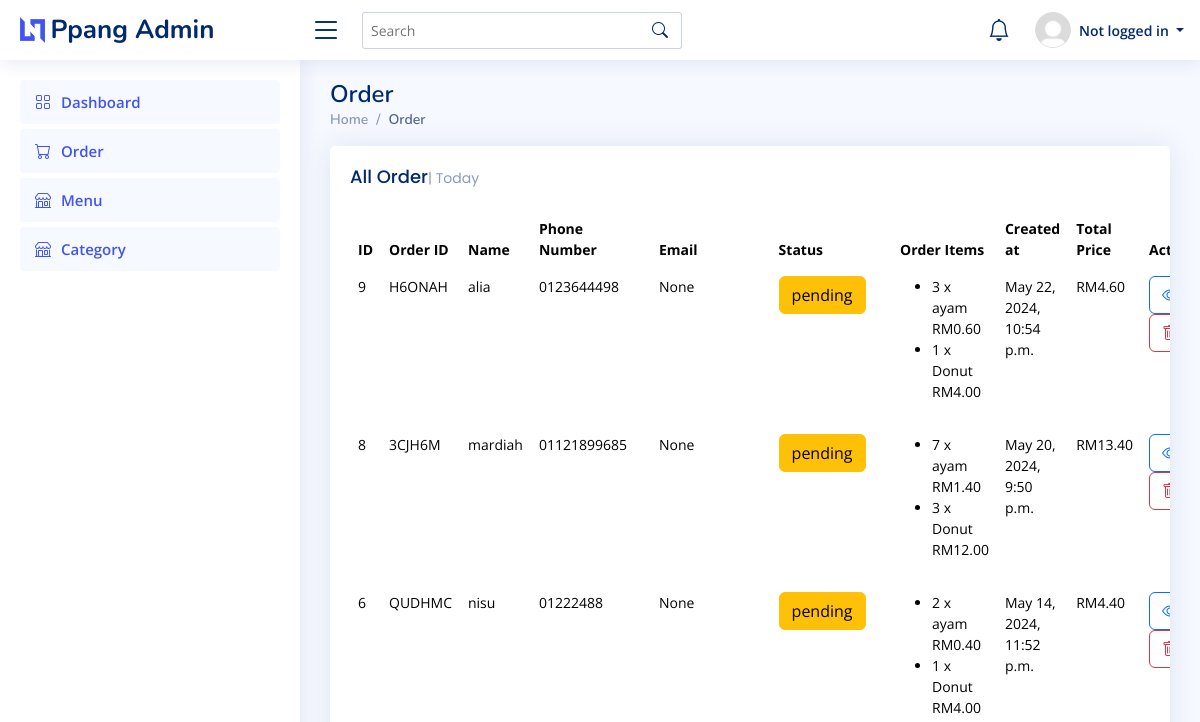
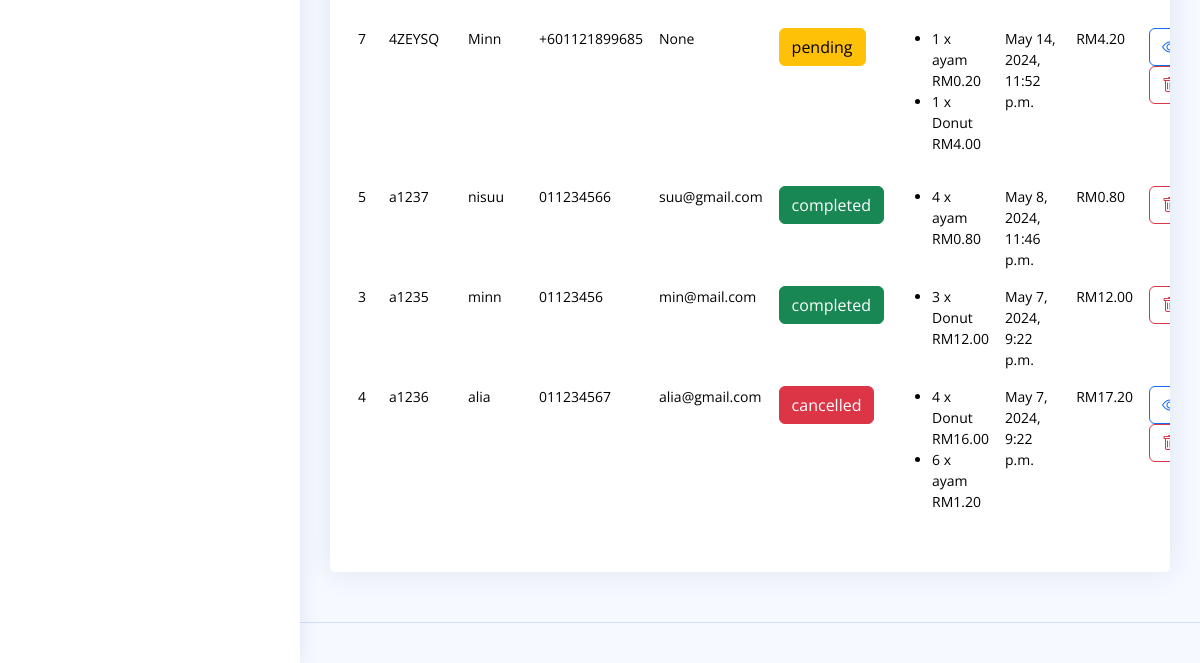
/order/, run on an earlier commit of the app's database (2 pictures, top to bottom).
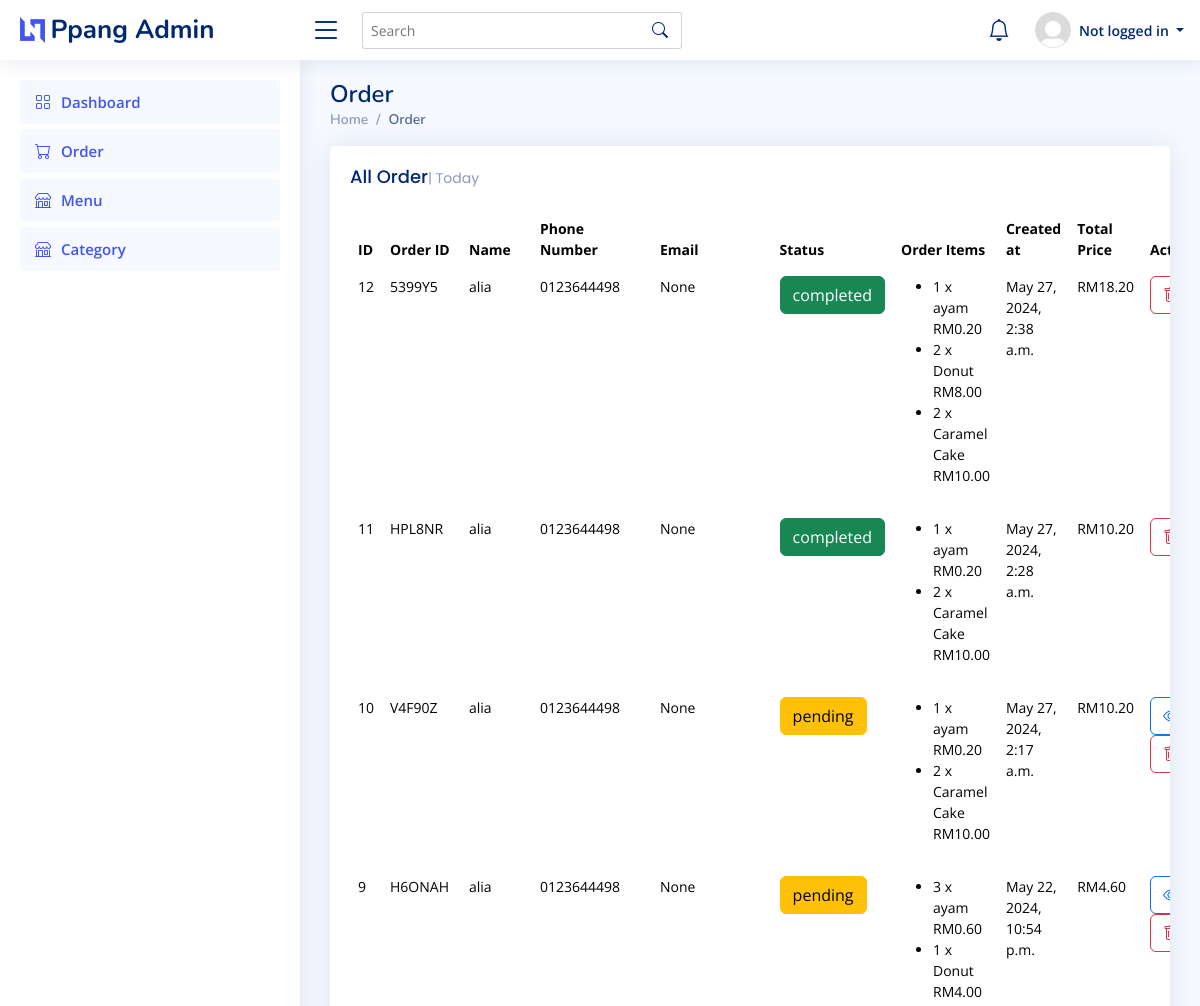
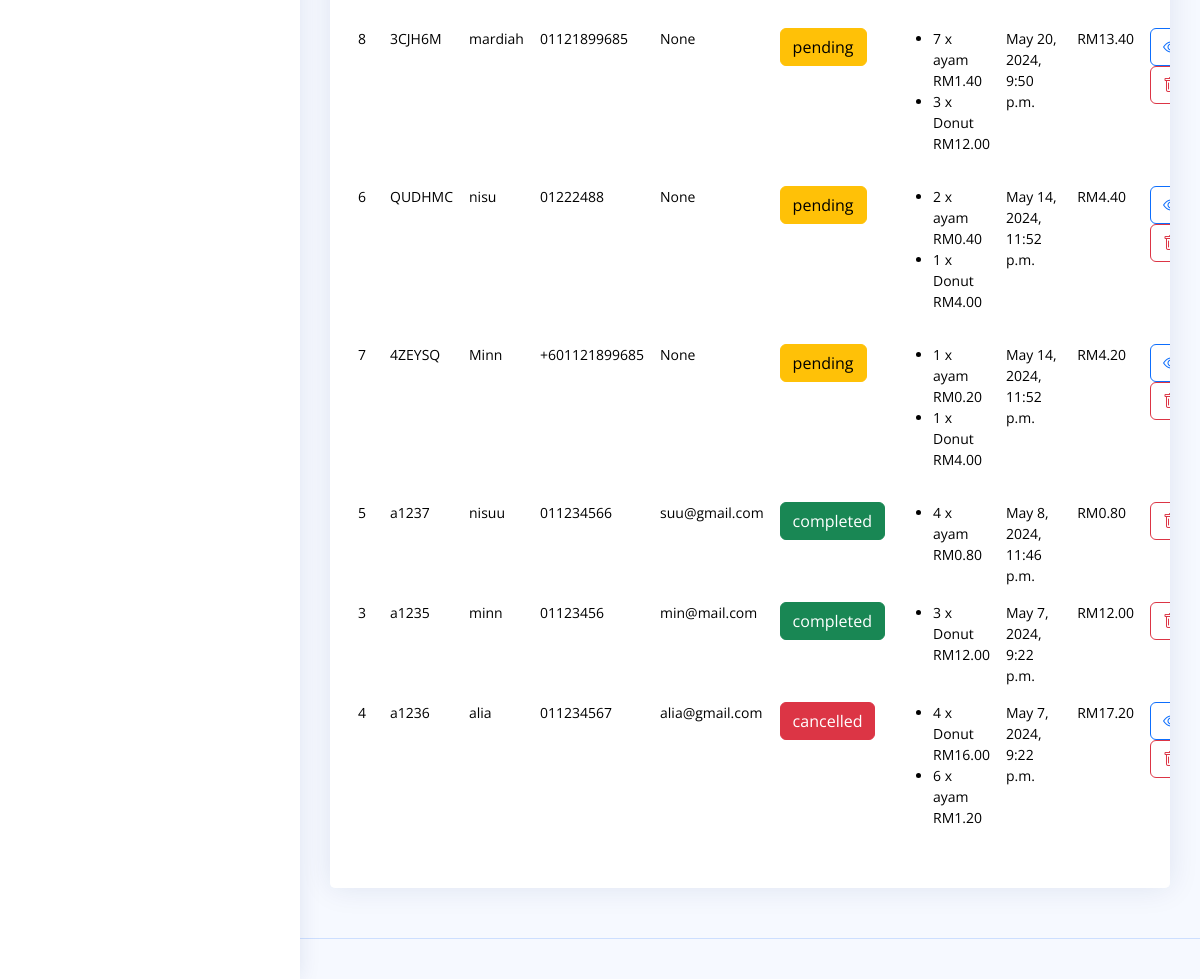
And on a later commit of the database (2 pictures, top to bottom).
### pages/models.py (models this page shows, shortened)
class Order(models.Model):
    order_id = models.CharField(max_length=100)
    name = models.CharField(max_length=100)
    phone_number = models.CharField(max_length=20)
    email = models.CharField(max_length=100, default= None, null=True)
    status_choice = [
        ('pending','Pending'),
        ('cancelled','Cancelled'),
        ('completed','Completed'),
    ]
    status = models.CharField(max_length=20, choices = status_choice)
    menu=models.ManyToManyField(Menu, through ='OrderItem')
    created_at = models.DateTimeField(default=datetime.now())

class OrderItem(models.Model):
     order = models.ForeignKey(Order, on_delete=models.CASCADE)
     menu = models.ForeignKey(Menu, on_delete=models.CASCADE)
     quantity = models.PositiveIntegerField()
     def total_price(self):
         return self.quantity * self.menu.price

class Menu(models.Model):
    name = models.CharField(max_length=150)
    description = models.TextField()
    image = models.ImageField(upload_to='menu_images')
    price = models.DecimalField(max_digits=10,decimal_places=2)
    category = models.ForeignKey(Category, on_delete=models.CASCADE)
    created_at = models.DateTimeField(default=datetime.now())

### pages/views.py (the view)
# urls.py: path('order/',views.order),
def order(request):
    orders=Order.objects.all().prefetch_related('orderitem_set__menu').order_by('-created_at')
    for order in orders:
        order.total_price = sum(order_item.total_price() for order_item in order.orderitem_set.all())
    return render(request,'order.html',{'orders':orders})

### pages/context_processors.py (called while the page is built)
def notification_processor(request):
    if request.user.is_authenticated:
        notifications = Notification.objects.filter(is_read=False).order_by('-created_at')[:6]
        return {'notifications': notifications}
    return {}

### templates/order.html (shortened to what this page needs)
{% load static %}
{% include 'header.html' %}
<main id="main" class="main">
    <div class="pagetitle">
      <h1>Order</h1>
      <nav>
        <ol class="breadcrumb">
          <li class="breadcrumb-item"><a href="/">Home</a></li>
          <li class="breadcrumb-item active">Order</li>
        </ol>
      </nav>
    </div>
    <section class="section dashboard">
      <div class="row">
        <div class="col-lg-12">
          <div class="row">
            <div class="col-12">
              <div class="card recent-sales overflow-auto">
                <div class="card-body">
                  <h5 class="card-title">All Order<span>| Today</span></h5>
                  <table class="table table-borderless datatable">
                    <thead>
                      <tr>
                        <th scope="row">ID<a href="order.id"></a></th>
                        <th scope="col">Order ID</th>
                        <th scope="col">Name</th>
                        <th scope="col">Phone Number</th>
                        <th scope="col">Email</th>
                        <th scope="col">Status</th>
                        <th scope="col">Order Items</th>
                        <th scope="col">Created at</th>
                        <th scope="col">Total Price</th>
                        <th scope="col">Action</th>
                      </tr>
                    </thead>
                    <tbody>
                      {% for order in orders %}
                      <tr>
                        <td>{{order.id}}</td>
                        <td>{{order.order_id}}</td>
                        <td>{{order.name}}</td>
                        <td>{{order.phone_number}}</td>
                        <td>{{order.email}}</td>
                          <td>{% if order.status == 'pending'%}
                            <button class="btn btn-warning">{{order.status}} </button>
                            {% elif order.status == 'completed' %}
                            <button class="btn btn-success">{{order.status}} </button>
                            {% elif order.status == 'cancelled' %}
                            <button class="btn btn-danger">{{order.status}} </button>
                          {% endif %} </td>
                          <td>
                            <ul>
                              {% for order_item in order.orderitem_set.all %}
                              <li>
                                {{ order_item.quantity}} x {{order_item.menu.name}}
                                RM{{ order_item.total_price}}
                              </li>
                              {% endfor %}
                            </ul>
                          </td>
                          <td>{{order.created_at}}</td>
                          <td>RM{{ order.total_price }}</td>
                          <td>
                          {% if order.status != 'completed' %}
                          <button type="button" class="btn btn-outline-primary" data-bs-toggle="modal" data-bs-target="#order-{{order.id}}">
                            <i class="bi bi-eye"></i>
                          </button>
                         {% endif %}
                            <button type="button" class="btn btn-outline-danger" data-bs-toggle="modal" data-bs-target="#order-{{order.id}}">
                              <i class="bi bi-trash"></i>
                            </button>
                            </td>
                      </tr>
                      {% endfor %}
                    </tbody>
                  </table>
                </div>
              </div>
            </div>
      </div>
    </section>
  </main>
{% include 'footer.html' %}

What changed in the data, as far as the page shows it:
added Order: id "12", order_id "5399Y5", name "alia", phone_number "0123644498", email "None", status "completed", created_at "May 27, 2024, 2:38 a.m.", total_price "18.20"
added OrderItem: quantity "1", menu.name "ayam", total_price "0.20", shown under "12"
added OrderItem: quantity "2", menu.name "Donut", total_price "8.00", shown under "12"
added OrderItem: quantity "2", menu.name "Caramel Cake", total_price "10.00", shown under "12"
added Order: id "11", order_id "HPL8NR", name "alia", phone_number "0123644498", email "None", status "completed", created_at "May 27, 2024, 2:28 a.m.", total_price "10.20"
added OrderItem: quantity "1", menu.name "ayam", total_price "0.20", shown under "11"
added OrderItem: quantity "2", menu.name "Caramel Cake", total_price "10.00", shown under "11"
added Order: id "10", order_id "V4F90Z", name "alia", phone_number "0123644498", email "None", status "pending", created_at "May 27, 2024, 2:17 a.m.", total_price "10.20"
added OrderItem: quantity "1", menu.name "ayam", total_price "0.20", shown under "10"
added OrderItem: quantity "2", menu.name "Caramel Cake", total_price "10.00", shown under "10"
